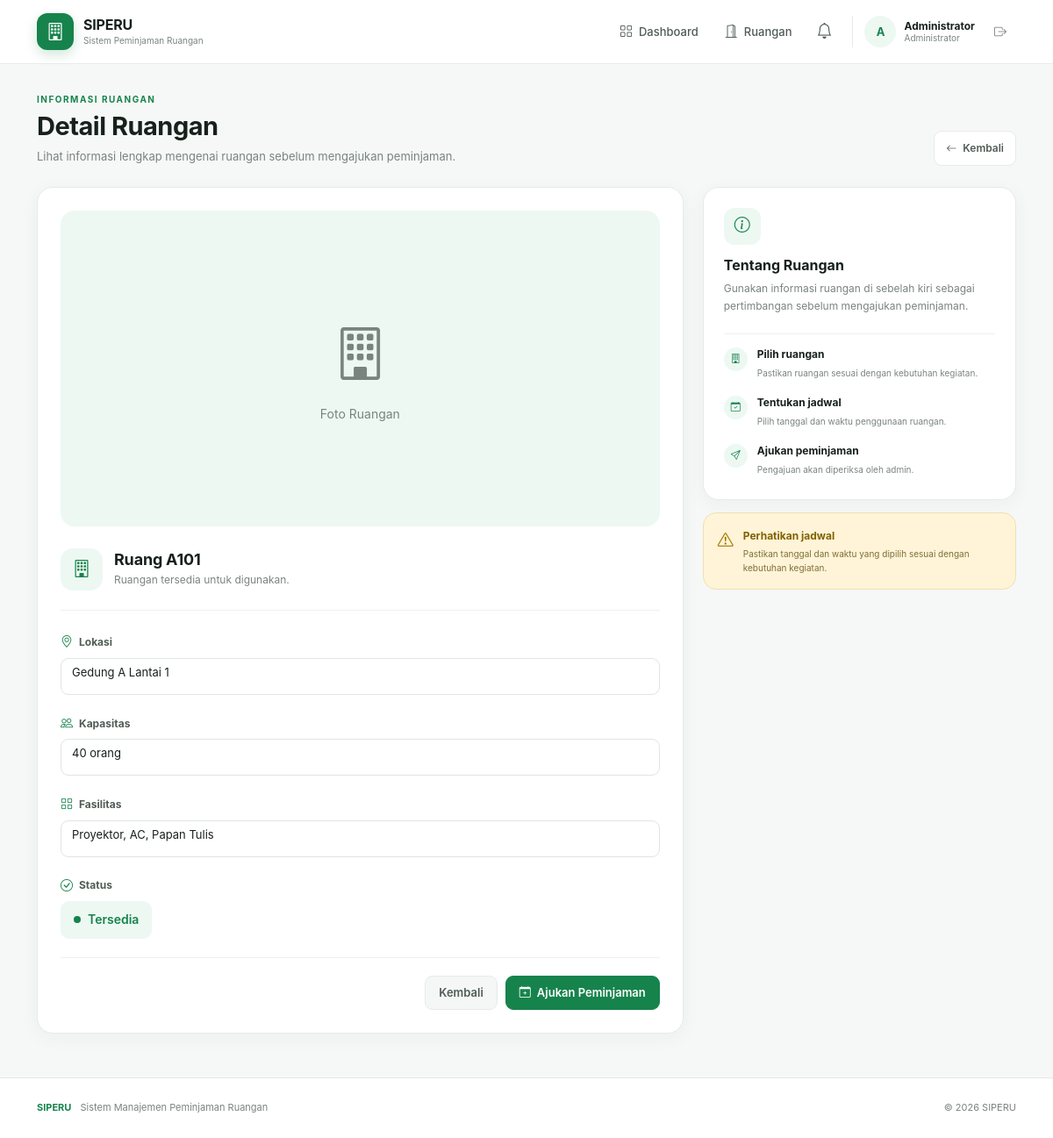
Screenshot of /user/room_detail.php?id=1 (signed in) with the database file from the repository.
### tables this page shows
CREATE TABLE rooms (
 id INT AUTO_INCREMENT PRIMARY KEY,
 nama_ruangan VARCHAR(100) NOT NULL,
 lokasi VARCHAR(150) NOT NULL,
 kapasitas INT NOT NULL,
 fasilitas VARCHAR(255),
 status ENUM('tersedia','nonaktif') DEFAULT 'tersedia'
);

### user/room_detail.php (the view, shortened to what this page needs)
<?php
require '../config/database.php';
$roomId = (int) ($_GET['id'] ?? 0);
$stmt = $pdo->prepare("
    SELECT *
    FROM rooms
    WHERE id = ?
    AND status = 'tersedia'
");
$stmt->execute([
    $roomId
]);
$room = $stmt->fetch();
if (!empty($room['foto'])) {
    $photo =
        '/peminjaman_ruangan_php/assets/rooms/'
        . $room['foto'];
} else {
    $photo = null;
}
require '../config/header.php';
?>
<div class="booking-page-header">
    <div>
        <span class="booking-label">
            INFORMASI RUANGAN
        </span>
        <h1>
            Detail Ruangan
        </h1>
        <p>
            Lihat informasi lengkap mengenai ruangan sebelum mengajukan peminjaman.
        </p>
    </div>
    <a
        href="dashboard.php"
        class="booking-back-button"
    >
        <i class="bi bi-arrow-left"></i>
        Kembali
    </a>
</div>
<div class="booking-layout">
    <div class="booking-card">
        <div
            style="
                width:100%;
                height:360px;
                border-radius:16px;
                overflow:hidden;
                background:#edf8f2;
                margin-bottom:25px;
            "
        >
            <?php if ($photo): ?>
                <img
                    src="<?= htmlspecialchars($photo) ?>"
                    alt="<?= htmlspecialchars($room['nama_ruangan']) ?>"
                    style="
                        width:100%;
                        height:100%;
                        object-fit:cover;
                    "
                >
            <?php else: ?>
                <div
                    style="
                        width:100%;
                        height:100%;
                        display:flex;
                        flex-direction:column;
                        align-items:center;
                        justify-content:center;
                        color:#7a847e;
                    "
                >
                    <i
                        class="bi bi-building"
                        style="font-size:60px;"
                    ></i>
                    <span style="margin-top:10px;">
                        Foto Ruangan
                    </span>
                </div>
            <?php endif; ?>
        </div>
        <div class="booking-card-header">
            <div class="booking-icon">
                <i class="bi bi-building"></i>
            </div>
            <div>
                <h2>
                    <?= htmlspecialchars($room['nama_ruangan']) ?>
                </h2>
                <p>
                    Ruangan tersedia untuk digunakan.
                </p>
            </div>
        </div>
        <div style="margin-top:25px;">
            <div class="booking-field">
                <label class="booking-field-label">
                    <i class="bi bi-geo-alt"></i>
                    Lokasi
                </label>
                <div class="form-control booking-input">
                    <?= htmlspecialchars($room['lokasi']) ?>
                </div>
            </div>
            <div class="booking-field">
                <label class="booking-field-label">
                    <i class="bi bi-people"></i>
                    Kapasitas
                </label>
                <div class="form-control booking-input">
                    <?= htmlspecialchars($room['kapasitas']) ?>
                    orang
                </div>
            </div>
            <div class="booking-field">
                <label class="booking-field-label">
                    <i class="bi bi-grid"></i>
                    Fasilitas
                </label>
                <div class="form-control booking-input">
                    <?= htmlspecialchars(
                        $room['fasilitas']
                        ?: 'Fasilitas standar'
                    ) ?>
                </div>
            </div>
            <div class="booking-field">
                <label class="booking-field-label">
                    <i class="bi bi-check-circle"></i>
                    Status
                </label>
                <div
                    style="
                        display:inline-flex;
                        align-items:center;
                        gap:8px;
                        padding:10px 15px;
                        border-radius:10px;
                        background:#edf8f2;
                        color:#16834c;
                        font-weight:600;
                    "
                >
                    <span
                        style="
                            width:8px;
                            height:8px;
                            border-radius:50%;
                            background:#16834c;
                        "
                    ></span>
                    Tersedia
                </div>
            </div>
        </div>
        <div class="booking-actions">
            <a
                href="dashboard.php"
                class="btn booking-cancel"
            >
                Kembali
            </a>
            <a
                href="booking.php?room_id=<?= $room['id'] ?>"
                class="btn btn-primary booking-submit"
            >
                <i class="bi bi-calendar-plus"></i>
                Ajukan Peminjaman
            </a>
        </div>
    </div>
    <div class="booking-info">
        <div class="booking-info-card">
            <div class="booking-info-icon">
                <i class="bi bi-info-circle"></i>
            </div>
            <h3>
                Tentang Ruangan
            </h3>
            <p>
                Gunakan informasi ruangan di sebelah kiri
                sebagai pertimbangan sebelum mengajukan
                peminjaman.
            </p>
            <div class="booking-steps">
                <div class="booking-step">
                    <span>
                        <i class="bi bi-building"></i>
                    </span>
                    <div>
                        <strong>
                            Pilih ruangan
                        </strong>
                        <small>
                            Pastikan ruangan sesuai dengan kebutuhan kegiatan.
                        </small>
                    </div>
                </div>
                <div class="booking-step">
                    <span>
                        <i class="bi bi-calendar-check"></i>
                    </span>
                    <div>
                        <strong>
                            Tentukan jadwal
                        </strong>
                        <small>
                            Pilih tanggal dan waktu penggunaan ruangan.
                        </small>
                    </div>
                </div>
                <div class="booking-step">
                    <span>
                        <i class="bi bi-send"></i>
                    </span>
                    <div>
                        <strong>
                            Ajukan peminjaman
                        </strong>
                        <small>
                            Pengajuan akan diperiksa oleh admin.
                        </small>
                    </div>
                </div>
            </div>
        </div>
        <div class="booking-warning-card">
            <i class="bi bi-exclamation-triangle"></i>
            <div>
                <strong>
                    Perhatikan jadwal
                </strong>
                <p>
                    Pastikan tanggal dan waktu yang dipilih
                    sesuai dengan kebutuhan kegiatan.
                </p>
            </div>
        </div>
    </div>
</div>
<?php
require '../config/footer.php';
?>

### rows the page displays
rooms: nama_ruangan "Ruang A101", lokasi "Gedung A Lantai 1", kapasitas "40", fasilitas "Proyektor, AC, Papan Tulis"

### other values shown
$_SESSION['user']['nama'] "Administrator"
